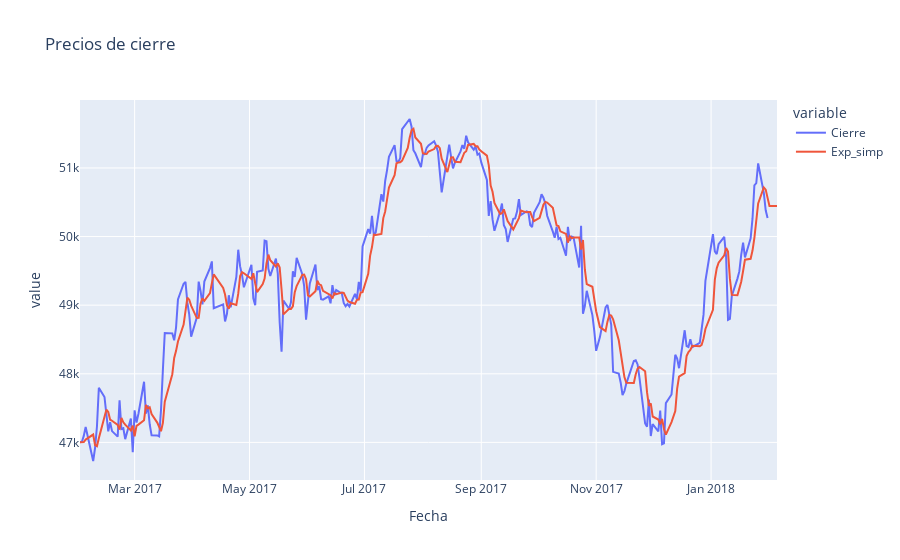

The notebook cell saved with this chart:
### Code cell
fig = px.line(cierre_exp_simpl, x = "Fecha", y = ["Cierre", 'Exp_simp'], title = 'Precios de cierre')
fig.show()

### Figure 1 — Plotly figure (JSON) as saved in the notebook; plotly's stock layout.template omitted (floating-point values rounded to 4 significant figures; data arrays with more than 128 entries replaced by an {"elided": "..."} marker saying what was removed)
{"data": [{"hovertemplate": "variable=Cierre<br>Fecha=%{x}<br>value=%{y}<extra></extra>", "legendgroup": "Cierre", "line": {"color": "#636efa", "dash": "solid"}, "marker": {"symbol": "circle"}, "mode": "lines", "name": "Cierre", "orientation": "v", "showlegend": true, "type": "scatter", "x": {"elided": "257 str values"}, "xaxis": "x", "y": {"elided": "257 float values"}, "yaxis": "y"}, {"hovertemplate": "variable=Exp_simp<br>Fecha=%{x}<br>value=%{y}<extra></extra>", "legendgroup": "Exp_simp", "line": {"color": "#EF553B", "dash": "solid"}, "marker": {"symbol": "circle"}, "mode": "lines", "name": "Exp_simp", "orientation": "v", "showlegend": true, "type": "scatter", "x": {"elided": "257 str values"}, "xaxis": "x", "y": {"elided": "257 float values"}, "yaxis": "y"}], "layout": {"autosize": true, "legend": {"title": {"text": "variable"}, "tracegroupgap": 0}, "title": {"text": "Precios de cierre"}, "xaxis": {"anchor": "y", "autorange": true, "domain": [0, 1], "range": ["2017-01-31", "2018-02-05"], "title": {"text": "Fecha"}, "type": "date"}, "yaxis": {"anchor": "x", "autorange": true, "domain": [0, 1], "range": [46450.0, 51990.0], "title": {"text": "value"}, "type": "linear"}}}
